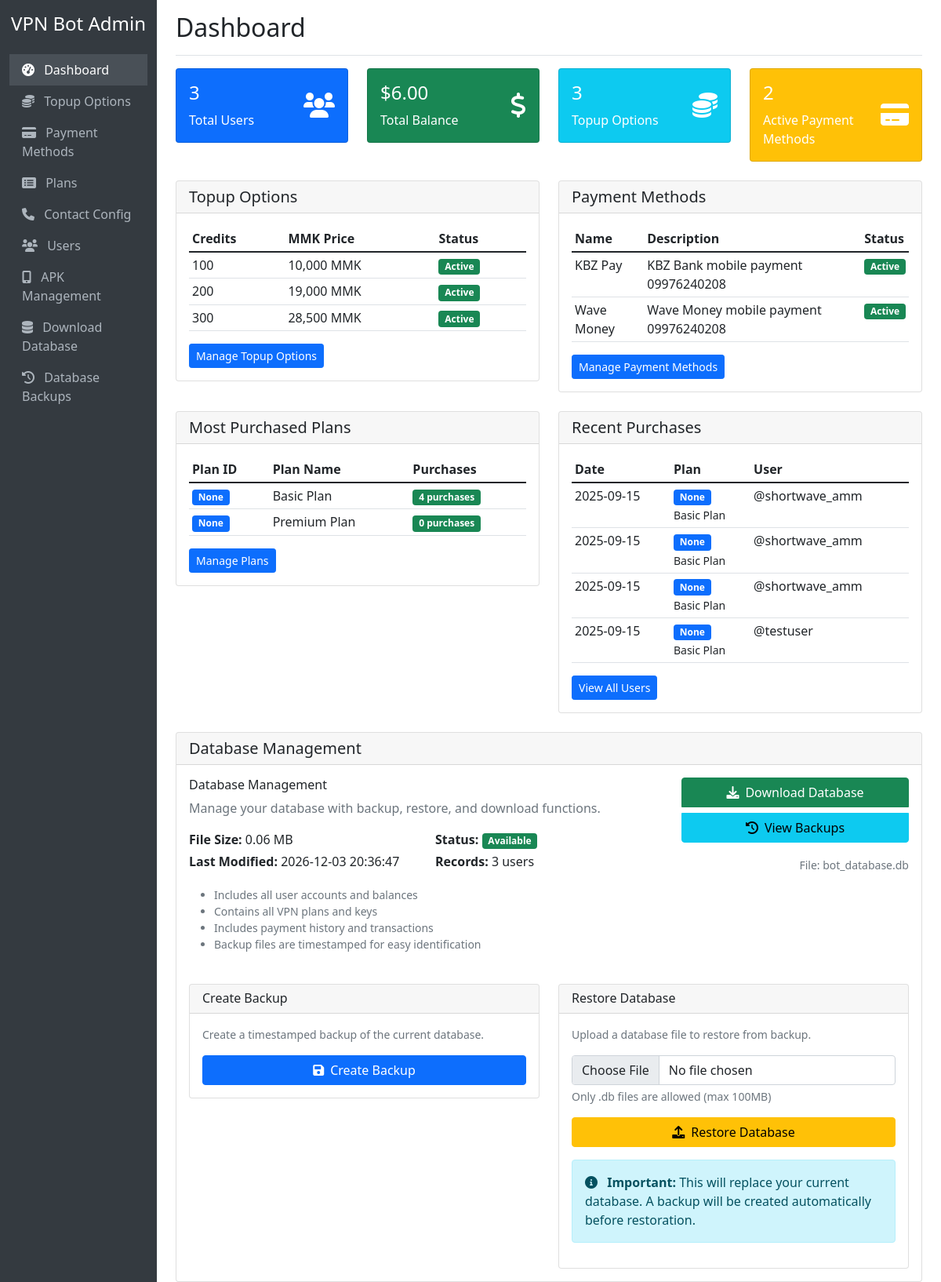
Before: / with the older database file.
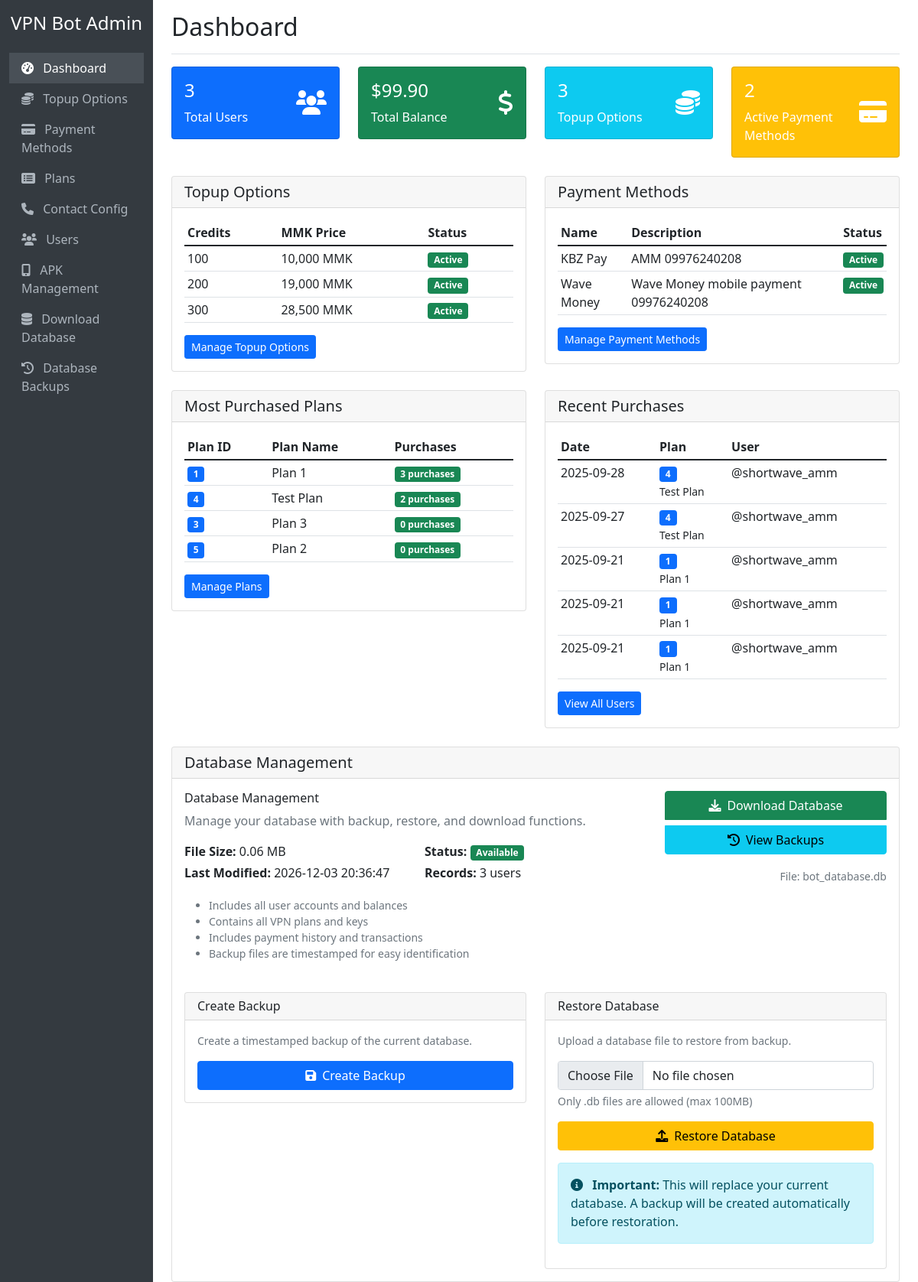
After: the same page with the newer database file.
### tables this page shows
CREATE TABLE topup_options (
            id INTEGER PRIMARY KEY AUTOINCREMENT,
            credits INTEGER NOT NULL,
            mmk_price INTEGER NOT NULL,
            is_active BOOLEAN DEFAULT 1,
            created_at TIMESTAMP DEFAULT CURRENT_TIMESTAMP,
            updated_at TIMESTAMP DEFAULT CURRENT_TIMESTAMP
        );

CREATE TABLE payment_methods (
            id INTEGER PRIMARY KEY AUTOINCREMENT,
            name TEXT NOT NULL,
            description TEXT,
            is_active BOOLEAN DEFAULT 1,
            created_at TIMESTAMP DEFAULT CURRENT_TIMESTAMP,
            updated_at TIMESTAMP DEFAULT CURRENT_TIMESTAMP
        );

CREATE TABLE "plans" (
                id INTEGER PRIMARY KEY AUTOINCREMENT,
                plan_id_number TEXT UNIQUE NOT NULL,
                name TEXT NOT NULL,
                description TEXT,
                credits_required INTEGER NOT NULL,
                duration_days INTEGER NOT NULL,
                is_active BOOLEAN DEFAULT 1,
                created_at TIMESTAMP DEFAULT CURRENT_TIMESTAMP,
                updated_at TIMESTAMP DEFAULT CURRENT_TIMESTAMP
            );

CREATE TABLE user_plans (
            id INTEGER PRIMARY KEY AUTOINCREMENT,
            user_id INTEGER NOT NULL,
            plan_id INTEGER NOT NULL,
            vpn_key_id INTEGER,
            purchase_date TIMESTAMP DEFAULT CURRENT_TIMESTAMP,
            expiry_date TIMESTAMP,
            status TEXT DEFAULT 'active',
            FOREIGN KEY (user_id) REFERENCES users (telegram_id),
            FOREIGN KEY (plan_id) REFERENCES plans (id),
            FOREIGN KEY (vpn_key_id) REFERENCES vpn_keys (id)
        );

CREATE TABLE users (
            id INTEGER PRIMARY KEY AUTOINCREMENT,
            telegram_id INTEGER UNIQUE NOT NULL,
            username TEXT,
            first_name TEXT,
            last_name TEXT,
            balance REAL DEFAULT 0.0,
            created_at TIMESTAMP DEFAULT CURRENT_TIMESTAMP,
            updated_at TIMESTAMP DEFAULT CURRENT_TIMESTAMP
        );

### web_admin.py (the view)
@app.route('/')
def dashboard():
    conn = get_db_connection()
    users = conn.execute('SELECT COUNT(*) as count FROM users').fetchone()
    total_balance = conn.execute('SELECT SUM(balance) as total FROM users').fetchone()
    most_purchased_plans = conn.execute('''
        SELECT p.plan_id_number, p.name, COUNT(up.id) as purchase_count
        FROM plans p
        LEFT JOIN user_plans up ON p.id = up.plan_id
        WHERE p.is_active = 1
        GROUP BY p.id, p.plan_id_number, p.name
        ORDER BY purchase_count DESC
        LIMIT 5
    ''').fetchall()
    recent_purchases = conn.execute('''
        SELECT up.purchase_date, p.plan_id_number, p.name, u.telegram_id, u.username
        FROM user_plans up
        JOIN plans p ON up.plan_id = p.id
        JOIN users u ON up.user_id = u.telegram_id
        ORDER BY up.purchase_date DESC
        LIMIT 10
    ''').fetchall()
    topup_options = conn.execute('SELECT * FROM topup_options ORDER BY credits').fetchall()
    payment_methods = conn.execute('SELECT * FROM payment_methods ORDER BY name').fetchall()
    active_payment_methods_count = get_active_payment_methods_count()
    db_info = None
    if os.path.exists(DB_FILE):
        stat = os.stat(DB_FILE)
        db_info = {
            'size': stat.st_size,
            'size_mb': round(stat.st_size / (1024 * 1024), 2),
            'modified': datetime.fromtimestamp(stat.st_mtime).strftime('%Y-%m-%d %H:%M:%S')
        }
    conn.close()
    return render_template('dashboard.html',
                         users=users['count'],
                         total_balance=total_balance['total'] or 0,
                         most_purchased_plans=most_purchased_plans,
                         recent_purchases=recent_purchases,
                         topup_options=topup_options,
                         payment_methods=payment_methods,
                         active_payment_methods_count=active_payment_methods_count,
                         db_info=db_info)

### database.py (called while the page is built)
def get_active_payment_methods_count():
    conn = sqlite3.connect(DB_FILE)
    cursor = conn.cursor()
    cursor.execute('SELECT COUNT(*) FROM payment_methods WHERE is_active = 1')
    count = cursor.fetchone()[0]
    conn.close()
    return count

### web_admin.py (called while the page is built)
def get_db_connection():
    conn = sqlite3.connect(DB_FILE)
    conn.row_factory = sqlite3.Row
    return conn

### templates/dashboard.html (shortened to what the changed rows need)
{% extends "base.html" %}
{% block page_title %}Dashboard{% endblock %}
{% block content %}
<div class="row">
    <div class="col-md-6 col-lg-3 mb-4">
        <div class="card bg-success text-white">
            <div class="card-body">
                <div class="d-flex justify-content-between">
                    <div>
                        <h4 class="card-title">${{ "%.2f"|format(total_balance) }}</h4>
                        <p class="card-text">Total Balance</p>
                    </div>
                </div>
            </div>
        </div>
    </div>
</div>
<div class="row">
    <div class="col-md-6">
        <div class="card">
            <div class="card-body">
                {% if topup_options %}
                    <div class="table-responsive">
                        <table class="table table-sm">
                            <thead>
                                <tr>
                                    <th>Credits</th>
                                    <th>MMK Price</th>
                                    <th>Status</th>
                                </tr>
                            </thead>
                            <tbody>
                                {% for option in topup_options %}
                                <tr>
                                    <td>{{ option.credits }}</td>
                                    <td>{{ "{:,}".format(option.mmk_price) }} MMK</td>
                                    <td>
                                        {% if option.is_active %}
                                            <span class="badge bg-success">Active</span>
                                        {% else %}
                                            <span class="badge bg-secondary">Inactive</span>
                                        {% endif %}
                                    </td>
                                </tr>
                                {% endfor %}
                            </tbody>
                        </table>
                    </div>
                {% else %}
                    <p class="text-muted">No topup options configured.</p>
                {% endif %}
            </div>
        </div>
    </div>
    <div class="col-md-6">
        <div class="card">
            <div class="card-body">
                {% if payment_methods %}
                    <div class="table-responsive">
                        <table class="table table-sm">
                            <thead>
                                <tr>
                                    <th>Name</th>
                                    <th>Description</th>
                                    <th>Status</th>
                                </tr>
                            </thead>
                            <tbody>
                                {% for method in payment_methods %}
                                <tr>
                                    <td>{{ method.name }}</td>
                                    <td>{{ method.description }}</td>
                                    <td>
                                        {% if method.is_active %}
                                            <span class="badge bg-success">Active</span>
                                        {% else %}
                                            <span class="badge bg-secondary">Inactive</span>
                                        {% endif %}
                                    </td>
                                </tr>
                                {% endfor %}
                            </tbody>
                        </table>
                    </div>
                {% else %}
                    <p class="text-muted">No payment methods configured.</p>
                {% endif %}
            </div>
        </div>
    </div>
</div>
<div class="row mt-4">
    <div class="col-md-6">
        <div class="card">
            <div class="card-body">
                {% if most_purchased_plans %}
                    <div class="table-responsive">
                        <table class="table table-sm">
                            <thead>
                                <tr>
                                    <th>Plan ID</th>
                                    <th>Plan Name</th>
                                    <th>Purchases</th>
                                </tr>
                            </thead>
                            <tbody>
                                {% for plan in most_purchased_plans %}
                                <tr>
                                    <td><span class="badge bg-primary">{{ plan.plan_id_number }}</span></td>
                                    <td>{{ plan.name }}</td>
                                    <td>
                                        <span class="badge bg-success">{{ plan.purchase_count }} purchases</span>
                                    </td>
                                </tr>
                                {% endfor %}
                            </tbody>
                        </table>
                    </div>
                {% else %}
                    <p class="text-muted">No plan purchases yet.</p>
                {% endif %}
            </div>
        </div>
    </div>
    <div class="col-md-6">
        <div class="card">
            <div class="card-body">
                {% if recent_purchases %}
                    <div class="table-responsive">
                        <table class="table table-sm">
                            <thead>
                                <tr>
                                    <th>Date</th>
                                    <th>Plan</th>
                                    <th>User</th>
                                </tr>
                            </thead>
                            <tbody>
                                {% for purchase in recent_purchases %}
                                <tr>
                                    <td>{{ purchase.purchase_date[:10] }}</td>
                                    <td>
                                        <span class="badge bg-primary">{{ purchase.plan_id_number }}</span>
                                        <br><small>{{ purchase.name }}</small>
                                    </td>
                                    <td>
                                        {% if purchase.username %}
                                            @{{ purchase.username }}
                                        {% else %}
                                            ID: {{ purchase.telegram_id }}
                                        {% endif %}
                                    </td>
                                </tr>
                                {% endfor %}
                            </tbody>
                        </table>
                    </div>
                {% else %}
                    <p class="text-muted">No recent purchases.</p>
                {% endif %}
            </div>
        </div>
    </div>
</div>
{% endblock %}

Changed rows visible on the page:
removed plans: plan_id_number "None", name "Basic Plan", purchase_count "4"
removed plans: plan_id_number "None", name "Premium Plan", purchase_count "0"
no longer on this page (row unchanged): user_plans: purchase_date "2025-09-15", plan_id_number "None", name "Basic Plan", username "shortwave_amm"
no longer on this page (row unchanged): user_plans: purchase_date "2025-09-15", plan_id_number "None", name "Basic Plan", username "shortwave_amm"
no longer on this page (row unchanged): user_plans: purchase_date "2025-09-15", plan_id_number "None", name "Basic Plan", username "shortwave_amm"
no longer on this page (row unchanged): user_plans: purchase_date "2025-09-15", plan_id_number "None", name "Basic Plan", username "testuser"
changed payment_methods "KBZ Pay": description "KBZ Bank mobile payment 09976240208" → "AMM 09976240208"
added plans: plan_id_number "1", name "Plan 1", purchase_count "3"
added plans: plan_id_number "4", name "Test Plan", purchase_count "2"
added plans: plan_id_number "3", name "Plan 3", purchase_count "0"
added plans: plan_id_number "5", name "Plan 2", purchase_count "0"
added user_plans: purchase_date "2025-09-28", plan_id_number "4", name "Test Plan", username "shortwave_amm"
added user_plans: purchase_date "2025-09-27", plan_id_number "4", name "Test Plan", username "shortwave_amm"
added user_plans: purchase_date "2025-09-21", plan_id_number "1", name "Plan 1", username "shortwave_amm"
added user_plans: purchase_date "2025-09-21", plan_id_number "1", name "Plan 1", username "shortwave_amm"
added user_plans: purchase_date "2025-09-21", plan_id_number "1", name "Plan 1", username "shortwave_amm"
Other visible differences:
{{ "%.2f"|format(total_balance) }}: "6.00" → "99.90"
